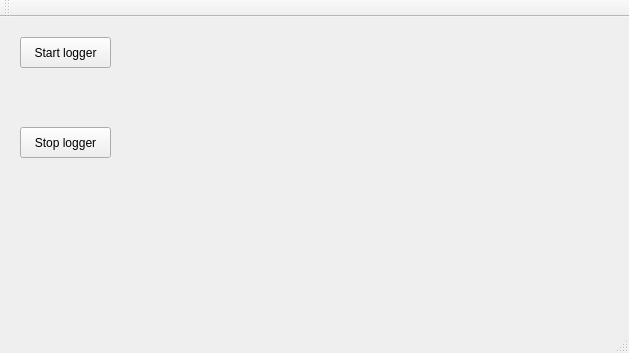
<?xml version="1.0" encoding="UTF-8"?>
<ui version="4.0">
 <class>MainWindow</class>
 <widget class="QMainWindow" name="MainWindow">
  <property name="geometry">
   <rect>
    <x>0</x>
    <y>0</y>
    <width>629</width>
    <height>353</height>
   </rect>
  </property>
  <property name="windowTitle">
   <string>MainWindow</string>
  </property>
  <widget class="QWidget" name="centralWidget">
   <widget class="QPushButton" name="pushButton">
    <property name="geometry">
     <rect>
      <x>20</x>
      <y>20</y>
      <width>91</width>
      <height>31</height>
     </rect>
    </property>
    <property name="text">
     <string>Start logger</string>
    </property>
   </widget>
   <widget class="QPushButton" name="pushButton_2">
    <property name="geometry">
     <rect>
      <x>20</x>
      <y>110</y>
      <width>91</width>
      <height>31</height>
     </rect>
    </property>
    <property name="text">
     <string>Stop logger</string>
    </property>
   </widget>
  </widget>
  <widget class="QMenuBar" name="menuBar">
   <property name="geometry">
    <rect>
     <x>0</x>
     <y>0</y>
     <width>629</width>
     <height>22</height>
    </rect>
   </property>
  </widget>
  <widget class="QToolBar" name="mainToolBar">
   <attribute name="toolBarArea">
    <enum>TopToolBarArea</enum>
   </attribute>
   <attribute name="toolBarBreak">
    <bool>false</bool>
   </attribute>
  </widget>
  <widget class="QStatusBar" name="statusBar"/>
 </widget>
 <layoutdefault spacing="6" margin="11"/>
 <resources/>
 <connections/>
</ui>
